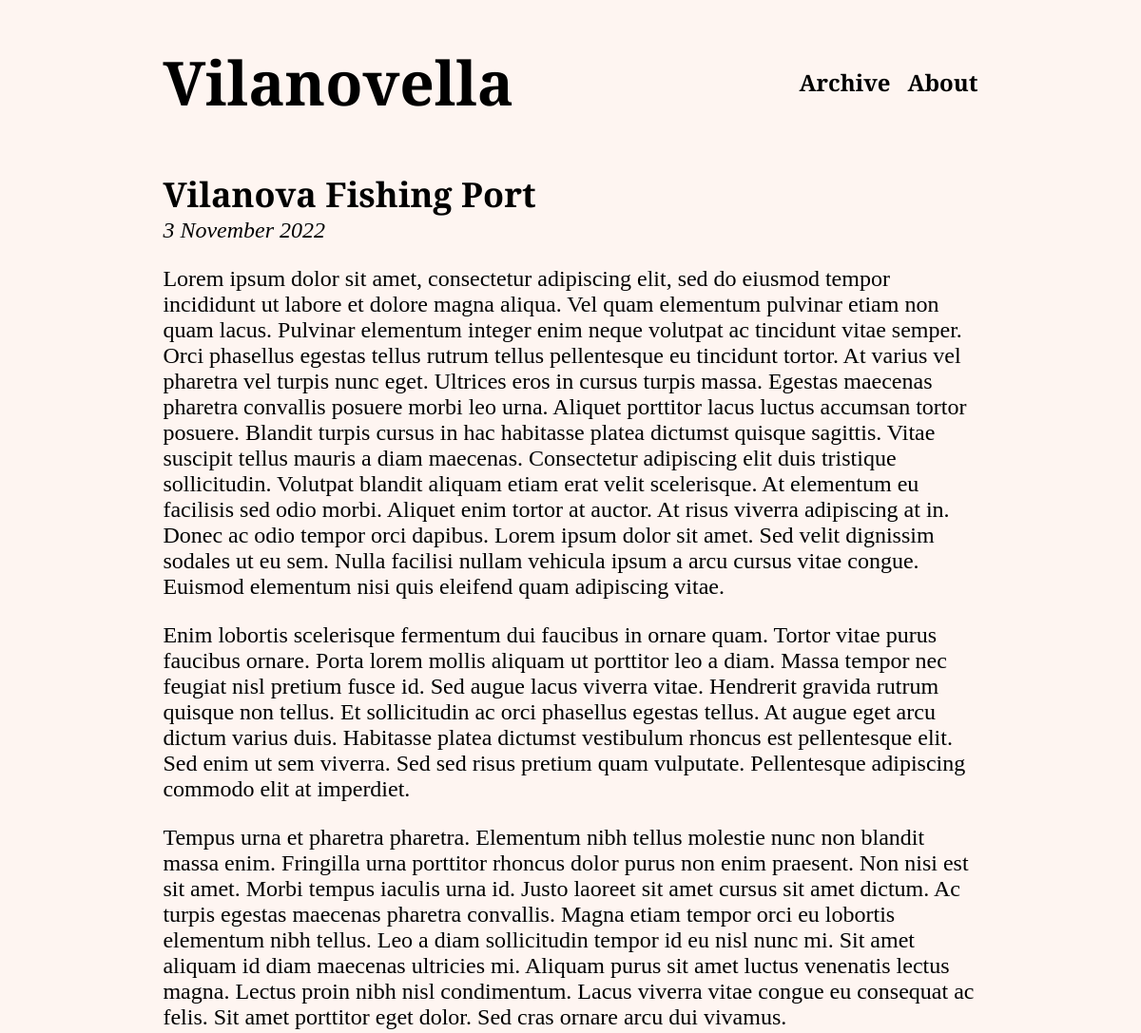
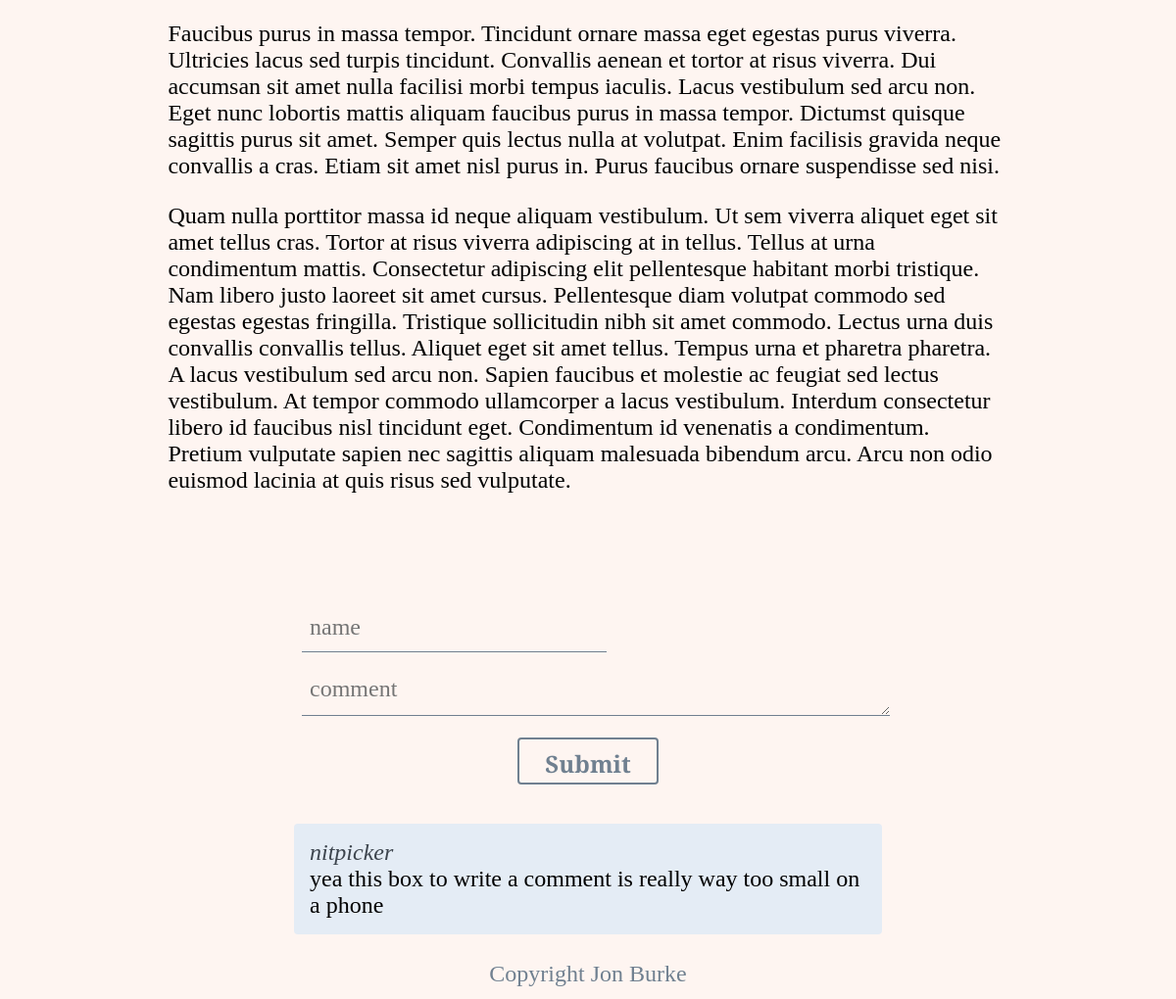
Screenshot of /archive/post/5/ with the database file from the repository (2 pictures, top to bottom).
### archive/models.py (models this page shows, shortened)
class Post(models.Model):
    created = models.DateTimeField(auto_now_add=True)
    last_modified = models.DateTimeField(auto_now = True)
    title = models.CharField(max_length=200)
    author = models.ForeignKey('auth.User', on_delete=models.CASCADE)
    body = RichTextField(blank=True, null=True)
    hero_image = models.URLField(blank=True, null=True)
    preheader = models.TextField()

class Comment(models.Model):
    created = models.DateTimeField(auto_now_add=True)
    last_modified = models.DateTimeField(auto_now = True)
    name = models.CharField(max_length=50)
    comment = models.TextField()
    related_post = models.ForeignKey(Post, on_delete=models.CASCADE, related_name='comments')

### archive/views.py (the view, shortened to what this page needs)
# urls.py: path('post/<int:pk>/', PostDetailView.as_view(), name="post_detail"),
class PostDetailView(FormMixin, DetailView):
    model = Post
    template_name = 'post_detail.html'
    form_class = CommentForm
    def get_context_data(self, **kwargs):
        kwargs = self.kwargs
        context = super().get_context_data(**kwargs)
        thispost = Post.objects.get(id=kwargs.get('pk'))
        thispostscomments = thispost.comments.all()
        context['comments'] = thispostscomments
        return context

### archive/forms.py
class CommentForm(forms.ModelForm):
    name = forms.CharField(widget=forms.TextInput(attrs={'class': 'form-name', 'placeholder': 'name'}), label='')
    comment = forms.CharField(widget=forms.Textarea(attrs={'class': 'form-comment', 'placeholder': 'comment'}), label='')
    class Meta:
        model = Comment
        fields = ('name', 'comment',)

### templates/post_detail.html (shortened to what this page needs)
{% extends 'base.html' %}
{% load social_share %}
{% block content %}
<div class="post-entry">
    <h2 class="post-title">
        {{ post.title }}
    </h2>
    <p class="post-datetime">
        <i>{{post.created | date:"j F Y"}}</i>
    </p>
    <p>{{ post.body | safe }}</p>
</div>
<br>
<br><br>
<div class="comments-section">
    <form action="" method="post">
        {{ form }}
        <div class="form-button">
            <button type="submit" >Submit</button>
        </div>
    </form>
    {% for comment in comments %}
        <div class="comment-box">
            <span class="user-name"><i>{{comment.name}}</i></span><br>
            {{ comment.comment }}
        </div>
    {% endfor %}
</div>
{% endblock content %}

### static/css/base.css (style rules this page uses)
body { display: grid; grid-template-columns: 1fr 4fr 1fr 1fr; grid-template-rows: 150px 1fr 50px; min-height: 100vh; font-size: 1.5rem; font-family: 'Cormorant Garamond', serif !important; font-weight: 400; color: black; background-color: #fef5f1; margin: 0; }
.form-name { margin: 0.5rem; padding: 0.5rem; height: 2rem; font-size: 1.2rem; color: #3d454e; border: none; border-bottom: 1px solid #708090; font-family: 'Cormorant Garamond', serif; font-weight: 500; font-size: 18pt; background-color: #fef5f1;; }
.form-comment { margin: 0.5rem; padding: 0.5rem; width: calc(100% - 1rem); height: 2rem; font-size: 1.2rem; color: #3d454e; border: none; border-bottom: 1px solid #708090; font-family: 'Cormorant Garamond', serif; font-weight: 500; font-size: 18pt; resize: vertical; overflow: hidden; background-color: #fef5f1; }
.form-button { text-align: center; margin-bottom: 2rem; }
button[type="submit"] { margin: 0.5rem; padding: 0.5rem; height: 3rem; width: 9rem; font-size: 1.2rem; background-color: #fef5f1;; color: #708090; border: 2px solid #708090; font-family: 'Cormorant Garamond', serif; font-weight: 600; font-size: 18pt; border-radius: 4px; }
div.comments-section { margin-left: 15%; margin-right: 15%; }
div.comment-box { background-color: #e4ecf5; border-radius: 4px; margin-top: 1rem; margin-bottom: 1rem; padding: 1rem; }
span.user-name { color: #3d454e; }
.post-title { margin-bottom: 0; }
.post-datetime { margin-top: 0; }

### rows the page displays
Post: title "Vilanova Fishing Port", created "3 November 2022", body "Lorem ipsum dolor sit amet, consectetur adipiscing elit, sed do eiusmod tempor incididunt ut labore et dolore magna aliqua. Vel quam elementum pulvinar etiam non quam lacus. Pulvinar elementum integer enim neque volutpat ac tincidunt vitae semper. Orci phasellus egestas tellus rutrum tellus pellentesque eu tincidunt tortor. At varius vel pharetra vel turpis nunc eget. Ultrices eros in cursus turpis massa. Egestas maecenas pharetra convallis posuere morbi leo urna. Aliquet porttitor lacus luctus accumsan tortor posuere. Blandit turpis cursus in hac habitasse platea dictumst quisque sagittis. Vitae suscipit tellus mauris a diam maecenas. Consectetur adipiscing elit duis tristique…"
Comment: name "nitpicker", comment "yea this box to write a comment is really way too small on a phone"
